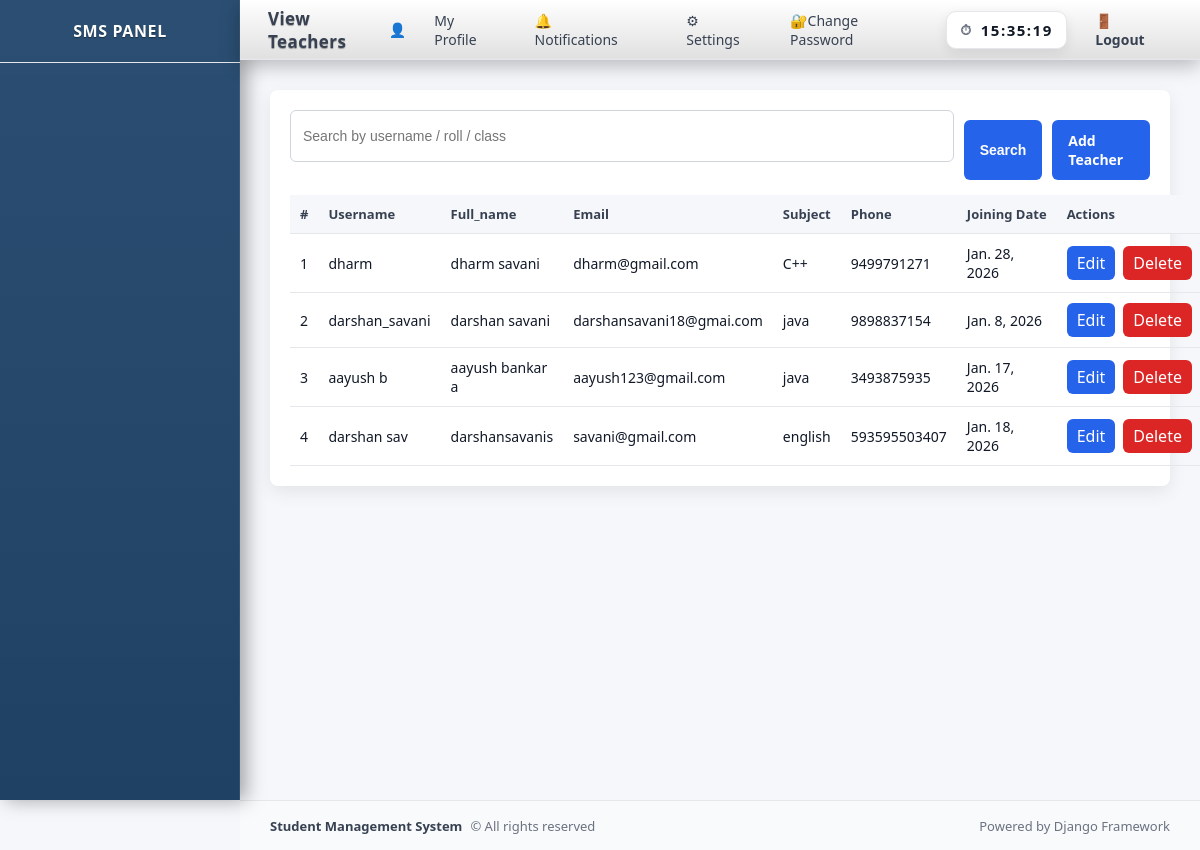
Screenshot of /teachers/ with the database file from the repository.
### school/models.py (models this page shows, shortened)
class Teacher(models.Model):
    user = models.OneToOneField(User, on_delete=models.CASCADE)
    full_name = models.CharField(max_length=100)
    email = models.EmailField(unique=True)
    subject = models.CharField(max_length=100)
    phone = models.CharField(max_length=15)
    joining_date = models.DateField(auto_now_add=True)
    profile_image = models.ImageField(
        upload_to='teacher_profiles/',
        default='teacher_profiles.default.png',
        blank=True, null=True)

### school/views.py (the view)
# urls.py: path("teachers/",views.view_teachers, name="view_teachers"),
def view_teachers(request):
    query = request.GET.get('q','').strip()
    teachers = Teacher.objects.select_related('user').all()
    if query:
        teachers = teachers.filter(
            Q(user__username__icontains=query) |
            Q(full_name__icontains=query) |
            Q(email__icontains=query)
        )
    return render(request, 'school/view_teachers.html', {
       'teachers': teachers,
       'query': query
    })

### school/context_processors.py (called while the page is built)
def notification_count(request):
    if request.user.is_authenticated:
        count = Notification.objects.filter(
            user = request.user,
            is_read = False
        ).count()
    else:
        count = 0
    return {'notification_count': count}

def user_roles(request):
    user = request.user
    return {
        'is_admin': user.is_authenticated and (
            user.is_superuser or user.groups.filter(name='Admin').exists()
        ),
        'is_teacher': user.is_authenticated and user.groups.filter(name='Teacher').exists(),
        'is_student': user.is_authenticated and user.groups.filter(name='Student').exists(),
    }

### templates/school/view_teachers.html (shortened to what this page needs)
{% extends "school/base.html" %}
{% block page_title %}View Teachers{% endblock %}
{% block content %}
<div class="table-wrapper">
    <form method="GET" style="margin-bottom: 15px; display:flex; gap:10px;">
        <input type="text" name="q" placeholder="Search by username / roll / class"
               value="{{ query }}">
        <button class="btn">Search</button>
        <a href="{% url 'add_teacher' %}" class="btn btn-primary" style="margin-left:auto;">Add Teacher</a>
    </form>
    <table class="table">
        <thead>
            <tr>
                <th>#</th>
                <th>Username</th>
                <th>Full_name</th>
                <th>Email</th>
                <th>Subject</th>
                <th>Phone</th>
                <th>Joining Date</th>
                <th>Actions</th>
            </tr>
        </thead>
        <tbody>
            {% for teacher in teachers %}
            <tr class="clickable-row" data-href="{% url 'teacher_profile' teacher.id %}">
                <td>{{ forloop.counter }}</td>
                <td>{{ teacher.user.username }}</td>
                <td>{{ teacher.full_name }}</td>
                <td>{{ teacher.email }}</td>
                <td>{{ teacher.subject }}</td>
                <td>{{ teacher.phone }}</td>
                <td>{{ teacher.joining_date }}</td>
                <td>
                    <div class="table-actions">
                        <a href="{% url 'update_teacher' teacher.id %}" class="btn-sm btn-edit">Edit</a>
                        <a href="{% url 'delete_teacher' teacher.id %}"
                           class="btn-sm btn-delete"
                           onclick="return confirm('Are you sure?')">Delete</a>
                    </div>
                </td>
            </tr>
            {% empty %}
            <tr>
                <td colspan="8">Not students found</td>
            </tr>
            {% endfor %}
        </tbody>
    </table>
</div>
{% endblock %}

### static/school/css/main.css (style rules this page uses)
:root { --bg-main: #f5f7fb; --bg-card: #ffffff; --bg-sidebar: #002c55dc; --bg-topbar: #ffffff; --bg-footer: #f8fafc; --text-primary: #111827; --text-genral: white; --text-secondary: #374151; --text-muted: #6b7280; --border-color: #e5e7eb; --accent: #2563eb; --danger: #dc2626; }
* { margin: 0; padding: 0; box-sizing: border-box; }
html, body { max-height: 100%; font-family: "Segoe UI", Roboto, Arial, sans-serif; background-color: var(--bg-main); color: var(--text-secondary); }
a { text-decoration: none; color: inherit; }
input, select, textarea { width: 100%; padding: 10px 12px; border-radius: 6px; border: 1px solid #d1d5db; font-size: 14px; margin-bottom: 18px; outline: none; background-color: #ffffff; }
.btn, .login-btn { display: inline-block; padding: 11px 16px; background-color: #2563eb; color: #ffffff; font-size: 14px; font-weight: 600; border-radius: 6px; border: none; cursor: pointer; transition: background-color 0.25s ease; }
.table-wrapper { background: #ffffff; border-radius: 8px; padding: 20px; box-shadow: 0 6px 18px rgba(0,0,0,0.08); }
.table { width: 100%; border-collapse: collapse; font-size: 14px; }
.table thead { background-color: #f8fafc; }
.table th { padding: 12px 14px; text-align: left; font-weight: 600; color: var(--text-primary); background: var(--bg-card); border-bottom: 1px solid #e5e7eb; white-space: nowrap; }
.table td { padding: 12px 14px; color: var(--text-primary); border-bottom: 1px solid #e5e7eb; }
.table-actions { display: flex; gap: 8px; }
.btn-sm { padding: 6px 10px; font-size: 12px; border-radius: 4px; cursor: pointer; border: none; }
.btn-edit { background-color: #2563eb; color: #ffffff; }
.btn-delete { background-color: #dc2626; color: #ffffff; }
.btn-sm { padding: 6px 10px; font-size: 16px; border-radius: 6px; }
.btn-edit { background: #2563eb; color: white; }
.btn-delete { background: #dc2626; color: white; }
.clickable-row { cursor: pointer; }
.btn { margin-top: 10px; }
.table { width: 100%; border-collapse: collapse; margin-top: 12px; }
.table th { background: var(--bg-main); color: var(--text-secondary); padding: 10px; font-size: 13px; text-align: left; border-bottom: 1px solid var(--border-color); }
.table td { padding: 10px; font-size: 14px; color: var(--text-primary); border-bottom: 1px solid var(--border-color); }

### rows the page displays
Teacher: user.username "dharm", full_name "dharm savani", email "dharm@gmail.com", subject "C++", phone "9499791271", joining_date "Jan. 28, 2026"
Teacher: user.username "darshan_savani", full_name "darshan savani", email "darshansavani18@gmai.com", subject "java", phone "9898837154", joining_date "Jan. 8, 2026"
Teacher: user.username "aayush b", full_name "aayush bankar a", email "aayush123@gmail.com", subject "java", phone "3493875935", joining_date "Jan. 17, 2026"
Teacher: user.username "darshan sav", full_name "darshansavanis", email "savani@gmail.com", subject "english", phone "593595503407", joining_date "Jan. 18, 2026"
